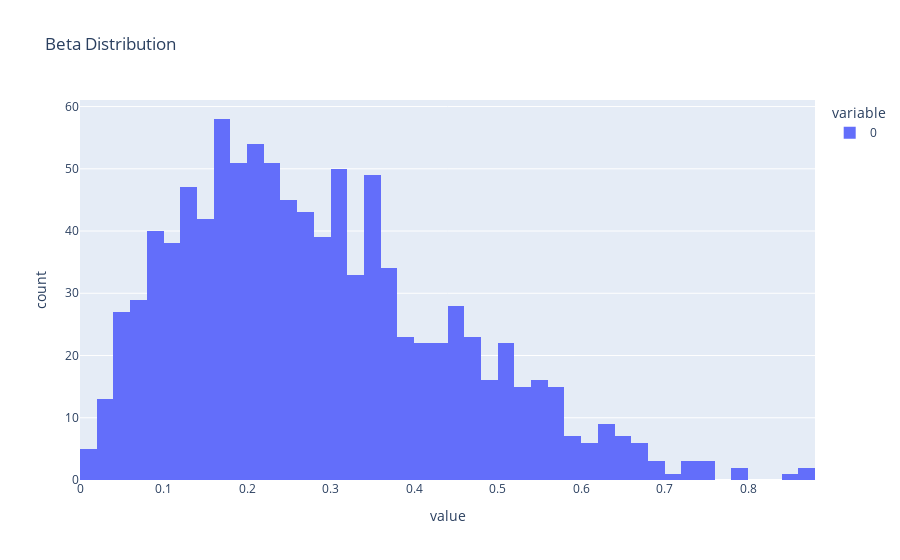

Here is the notebook cell this chart was saved with:
### Markdown cell above
> What is it?

Analogy: Think of the probability of success in a situation where you’ve seen a few trials, like predicting the success of a new product after limited sales data.

Shape: Can be skewed to the left, right, or centered, depending on how likely a "success" is, making it very flexible for modeling probabilities.

> Use Cases:

* Customer satisfaction ratings.
* Probability of a customer making a repeat purchase.
* Predicting product success based on early feedback.

### Code cell
data_7 = np.random.beta(a=2, b=5, size=1000)
fig = px.histogram(data_7, nbins=50, title="Beta Distribution")
fig.show()

### Figure 1 — Plotly figure (JSON) as saved in the notebook; plotly's stock layout.template omitted (floating-point values rounded to 4 significant figures; data arrays with more than 128 entries replaced by an {"elided": "..."} marker saying what was removed)
{"data": [{"alignmentgroup": "True", "bingroup": "x", "hovertemplate": "variable=0<br>value=%{x}<br>count=%{y}<extra></extra>", "legendgroup": "0", "marker": {"color": "#636efa", "pattern": {"shape": ""}}, "name": "0", "nbinsx": 50, "offsetgroup": "0", "orientation": "v", "showlegend": true, "type": "histogram", "x": {"elided": "1000 float values"}, "xaxis": "x", "yaxis": "y"}], "layout": {"barmode": "relative", "legend": {"title": {"text": "variable"}, "tracegroupgap": 0}, "title": {"text": "Beta Distribution"}, "xaxis": {"anchor": "y", "domain": [0, 1], "title": {"text": "value"}}, "yaxis": {"anchor": "x", "domain": [0, 1], "title": {"text": "count"}}}}
